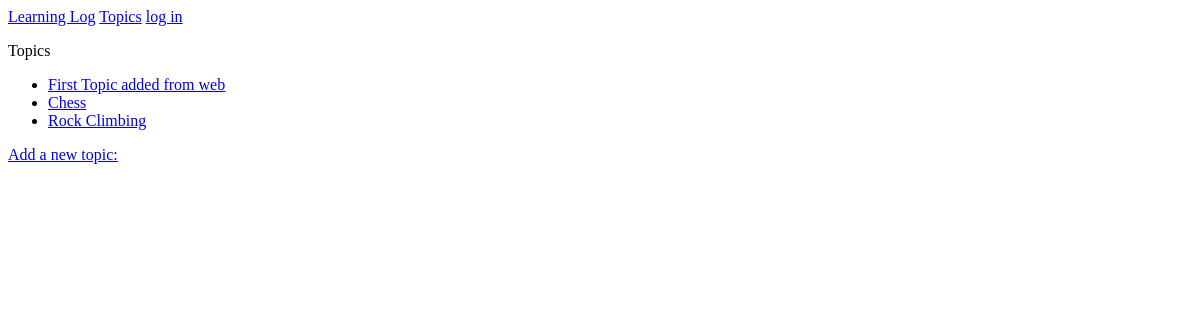
/topics/, run on an earlier commit of the app's database.
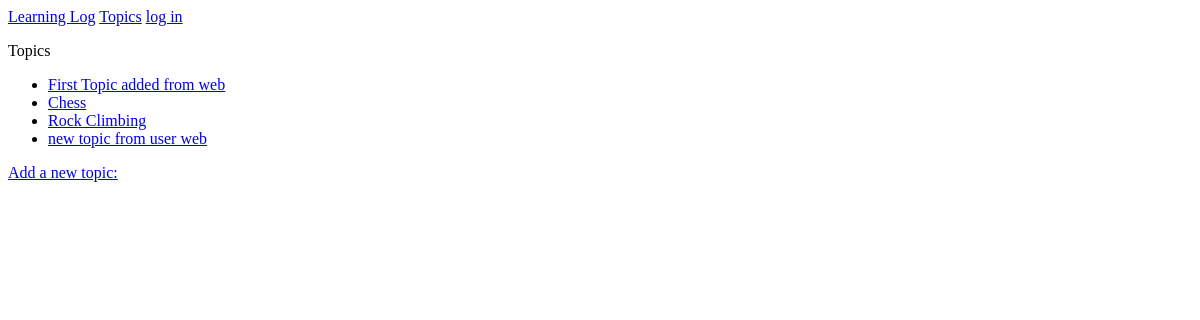
And on a later commit of the database.
### learning_logs/models.py (models this page shows)
class Topic(models.Model):
    text = models.CharField(max_length=200)
    date_added = models.DateTimeField(auto_now_add=True)
    def __str__(self):
        return self.text

### learning_logs/views.py (the view)
# urls.py: url(r'^topics/$', views.topics, name='topics'),
def topics(request):
    topic_list = Topic.objects.order_by('date_added')
    context = {'topics': topic_list}
    return render(request, 'learning_logs/topics.html', context)

### templates/learning_logs/topics.html
{% extends "learning_logs/base.html" %}
{% block content %}
    <p>Topics</p>
    <ul>
        {% for topic in topics %}
            <li>
                <a href="{% url 'learning_logs:topic' topic.id %}">{{ topic }}</a>
            </li>
        {% empty %}
            <li>No topics have been added yet</li>
        {% endfor %}
    </ul>
    <a href="{% url 'learning_logs:new_topic' %}">Add a new topic:</a>
{% endblock content %}

What changed in the data, as far as the page shows it:
added Topic: text "new topic from user web"
